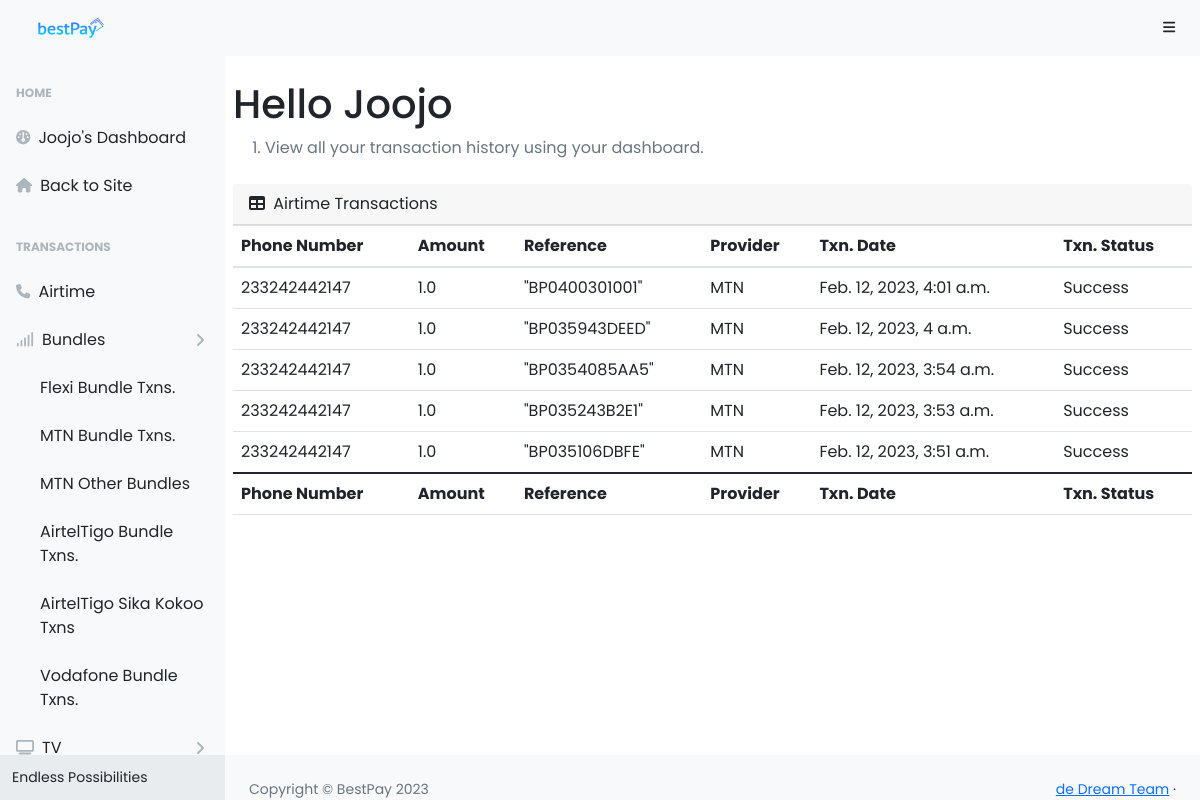
The app's page /user-dashboard (signed in) with its own data.
### bestPayApp/models.py (models this page shows, shortened)
class CustomUser(AbstractUser):
    first_name = models.CharField(max_length=100, null=False, blank=False)
    last_name = models.CharField(max_length=100, null=False, blank=False)
    username = models.CharField(max_length=100, null=False, blank=False, unique=True)
    email = models.EmailField(max_length=250, null=False, blank=False)
    phone = models.PositiveIntegerField(null=True, blank=True)
    password1 = models.CharField(max_length=100, null=False, blank=False)
    password2 = models.CharField(max_length=100, null=False, blank=False)

class AirtimeTransaction(models.Model):
    user = models.ForeignKey(CustomUser, on_delete=models.CASCADE)
    email = models.EmailField(max_length=250, null=False, blank=True)
    airtime_number = models.PositiveBigIntegerField(null=False, blank=False)
    airtime_amount = models.FloatField(null=False, blank=True)
    provider = models.CharField(max_length=20, null=False, blank=True)
    reference = models.CharField(max_length=20, null=False, blank=True)
    transaction_date = models.DateTimeField(auto_now_add=True)
    transaction_status = models.CharField(max_length=100, null=False)

### bestPayApp/dashboard/dashboardViews.py (the view)
# urls.py: path("user-dashboard", dashboardViews.dashboard, name="user-dashboard"),
@login_required(login_url='login')
def dashboard(request):
    airtime_transactions = models.AirtimeTransaction.objects.filter(user=request.user).order_by('transaction_date').reverse()
    context = {'airtime_txns': airtime_transactions}
    return render(request, 'dashboard/layouts/index.html', context=context)

### bestPayApp/templates/dashboard/layouts/index.html
{% extends 'dashboard/base.html' %}
{% block content %}
        {% include 'dashboard/inc/navbar.html' %}
        <div id="layoutSidenav">
            {% include 'dashboard/inc/sideNav.html' %}
            <div id="layoutSidenav_content">
                <main>
                    <div class="container px-2">
                        <h1 class="mt-4">Hello {{ request.user.username | capfirst }}</h1>
                        <ol class=" mb-4">
                            <li class="breadcrumb-item active">View all your transaction history using your dashboard.</li>
                        </ol>
                        <div class="mb-4">
                            <div class="card-header">
                                <i class="fas fa-table me-1"></i>
                                Airtime Transactions
                            </div>
                            <div class="table-responsive">
                                <table class="table" id="table_id">
                                    <thead>
                                        <tr>
                                            <th>Phone Number</th>
                                            <th>Amount</th>
                                            <th>Reference</th>
                                            <th>Provider</th>
                                            <th>Txn. Date</th>
                                            <th>Txn. Status</th>
                                        </tr>
                                    </thead>
                                    <tfoot>
                                        <tr>
                                            <th>Phone Number</th>
                                            <th>Amount</th>
                                            <th>Reference</th>
                                            <th>Provider</th>
                                            <th>Txn. Date</th>
                                            <th>Txn. Status</th>
                                        </tr>
                                    </tfoot>
                                    <tbody>
                                    {% for txn in airtime_txns %}
                                        <tr>
                                            <td>{{ txn.airtime_number}}</td>
                                            <td>{{ txn.airtime_amount}}</td>
                                            <td>{{ txn.reference}}</td>
                                            <td>{{ txn.provider}}</td>
                                            <td>{{ txn.transaction_date}}</td>
                                            <td>{{ txn.transaction_status}}</td>
                                        </tr>
                                    {% endfor %}
                                    </tbody>
                                </table>
                            </div>
                        </div>
                    </div>
                </main>
        {% include 'dashboard/inc/footer.html' %}
            </div>
        </div>
       {% endblock %}

### bestPayApp/templates/dashboard/inc/sideNav.html (shortened to what this page needs)
<div id="layoutSidenav_nav">
                <nav class="sb-sidenav accordion sb-sidenav-light" id="sidenavAccordion">
                    <div class="sb-sidenav-menu">
                        <div class="nav">
                            <div class="sb-sidenav-menu-heading">Home</div>
                            <a class="nav-link" href="{% url 'user-dashboard' %}">
                                <div class="sb-nav-link-icon"><i class="fa-solid fa-gauge"></i></div>
                                {{ request.user.username | capfirst }}'s Dashboard
                            </a>
                            <a class="nav-link" href="{% url 'home' %}">
                                <div class="sb-nav-link-icon"><i class="fa-solid fa-house"></i></div>
                                Back to Site
                            </a>
                            <div class="sb-sidenav-menu-heading">Transactions</div>
                            <a class="nav-link collapsed" href="{% url 'user-dashboard' %}" aria-expanded="false" aria-controls="collapseLayouts">
                                <div class="sb-nav-link-icon"><i class="fa-solid fa-phone"></i></div>
                                Airtime
                            </a>
                            <a class="nav-link collapsed" href="#" data-bs-toggle="collapse" data-bs-target="#collapseLayouts" aria-expanded="false" aria-controls="collapseLayouts">
                                <div class="sb-nav-link-icon"><i class="fa-solid fa-signal"></i></div>
                                Bundles
                                <div class="sb-sidenav-collapse-arrow"><i class="fas fa-angle-down"></i></div>
                            </a>
                            <div class="collapse show" id="collapseLayouts" aria-labelledby="headingOne" data-bs-parent="#sidenavAccordion">
                                <nav class="sb-sidenav-menu-nested nav">
                                    <a class="nav-link" href="{% url 'txn_table' keyword="ishare_bundles" %}">Flexi Bundle Txns.</a>
                                    <a class="nav-link" href="{% url 'txn_table' keyword="mtn_bundles" %}">MTN Bundle Txns.</a>
                                    <a class="nav-link" href="{% url 'txn_table' keyword="mtn_other_bundles" %}">MTN Other Bundles</a>
                                    <a class="nav-link" href="{% url 'txn_table' keyword="airteltigo_bundles" %}">AirtelTigo Bundle Txns.</a>
                                    <a class="nav-link" href="{% url 'txn_table' keyword="airteltigo_sika_kokoo" %}">AirtelTigo Sika Kokoo Txns</a>
                                    <a class="nav-link" href="{% url 'txn_table' keyword="vodafone_bundles" %}">Vodafone Bundle Txns.</a>
                                </nav>
                            </div>
                            <a class="nav-link collapsed" href="#" data-bs-toggle="collapse" data-bs-target="#collapsePages" aria-expanded="false" aria-controls="collapsePages">
                                <div class="sb-nav-link-icon"><i class="fa-solid fa-tv"></i></div>
                                TV
                                <div class="sb-sidenav-collapse-arrow"><i class="fas fa-angle-down"></i></div>
                            </a>
                        </div>
                    </div>
                    <div class="sb-sidenav-footer">
                        <div class="small">Endless Possibilities</div>
                    </div>
                </nav>
            </div>

### records on screen
CustomUser: user.username "Joojo"
AirtimeTransaction: airtime_number "233242442147", airtime_amount "1.0", reference "\"BP0400301001\"", provider "MTN", transaction_date "Feb. 12, 2023, 4:01 a.m.", transaction_status "Success"
AirtimeTransaction: airtime_number "233242442147", airtime_amount "1.0", reference "\"BP035943DEED\"", provider "MTN", transaction_date "Feb. 12, 2023, 4 a.m.", transaction_status "Success"
AirtimeTransaction: airtime_number "233242442147", airtime_amount "1.0", reference "\"BP0354085AA5\"", provider "MTN", transaction_date "Feb. 12, 2023, 3:54 a.m.", transaction_status "Success"
AirtimeTransaction: airtime_number "233242442147", airtime_amount "1.0", reference "\"BP035243B2E1\"", provider "MTN", transaction_date "Feb. 12, 2023, 3:53 a.m.", transaction_status "Success"
AirtimeTransaction: airtime_number "233242442147", airtime_amount "1.0", reference "\"BP035106DBFE\"", provider "MTN", transaction_date "Feb. 12, 2023, 3:51 a.m.", transaction_status "Success"
